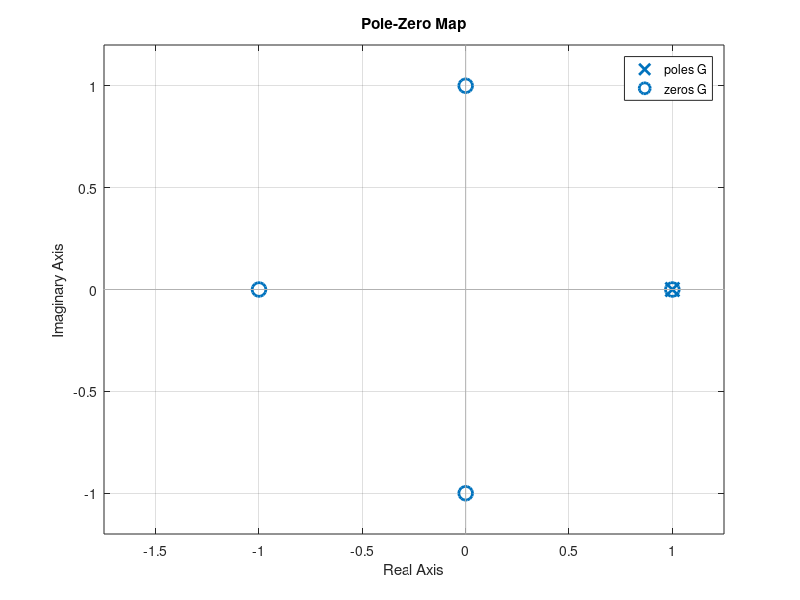

This chart was generated by the following MATLAB code: (Note: this script raises an error after producing the figure.)
%DigSig HS12 Aufgabe4
%Luca Mazzoleni lmazzole@hsr.ch

clear all; 
close all; 
clc; 

% a============= Doesn't work properly
% syms w0
% z=exp(1j*w0);
% G=(1-z^(-4));
% simplify(rewrite((abs(G)^2),'cos'))


%b=================================
ns=[    1   0   0   0   -1   ];
ps=[    1   -1  ];

G=tf(ns,ps);
nullstellen=zero(G)
polstellen=pole(G)

figure(1)
pzmap(G)


%c===============================
syms z
Q=(1-z^(-4))*1/(1-z^(-1));
q=iztrans(Q)

q=iztrans(Q,z,[0:1:3])

figure(2);
stem(q)
